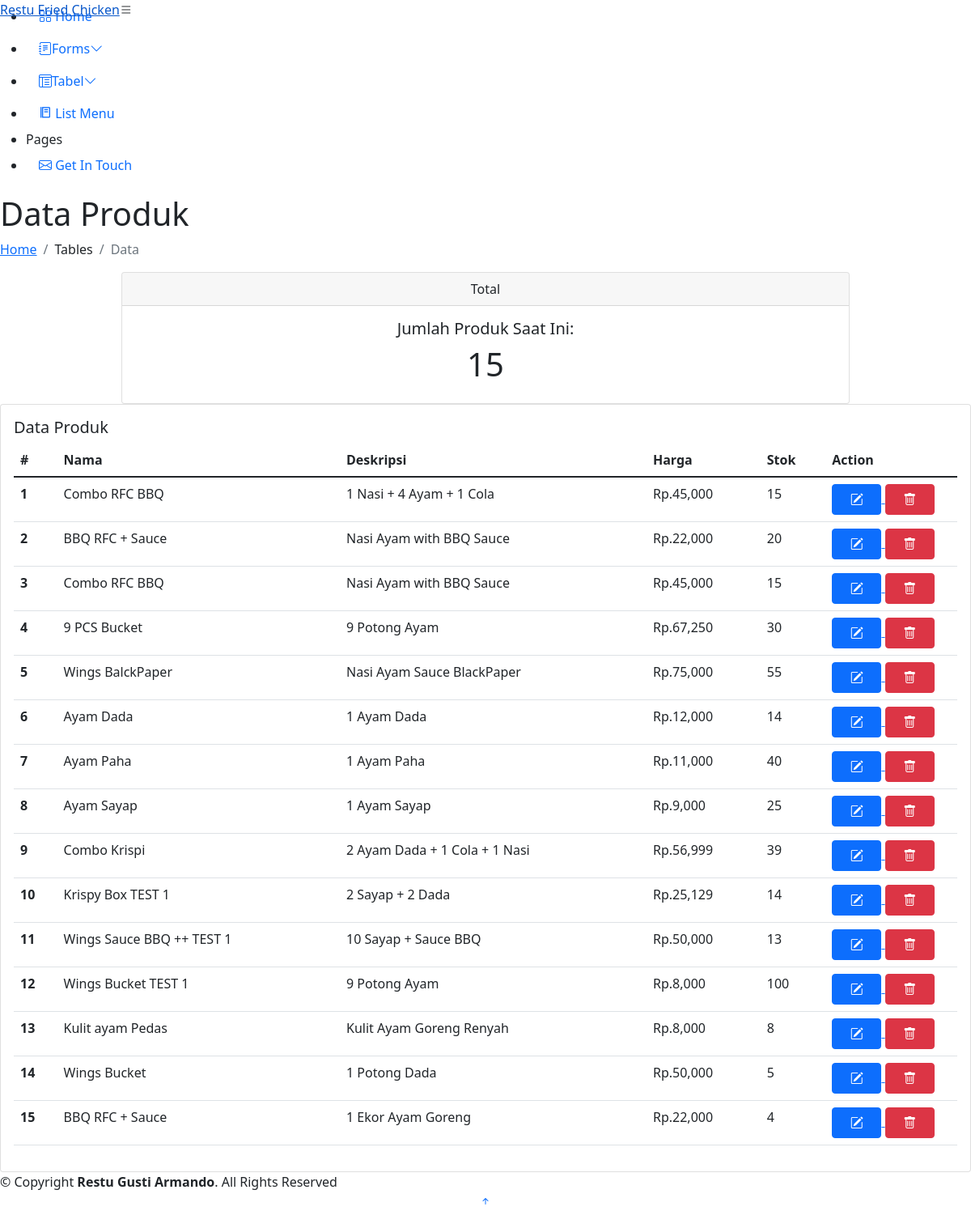
/tables-data.php, run on the app's committed database.
### tables this page shows
CREATE TABLE IF NOT EXISTS `produk` (
  `id` int(11) NOT NULL AUTO_INCREMENT,
  `nama` varchar(100) NOT NULL,
  `deskripsi` varchar(100) NOT NULL,
  `harga` int(12) NOT NULL,
  `stok` int(12) NOT NULL,
  `gambar` varchar(100) NOT NULL,
  PRIMARY KEY (`id`)
);

### tables-data.php (the view, shortened to what this page needs)
<?php
require 'function.php';
$produks = mysqli_query($koneksi,"SELECT * FROM produk");
$jumlah_pesanan = mysqli_num_rows($produks);
?>
<!DOCTYPE html>
<html lang="en">
<head>
  <link href="assets/vendor/bootstrap/css/bootstrap.min.css" rel="stylesheet">
  <link href="assets/vendor/bootstrap-icons/bootstrap-icons.css" rel="stylesheet">
  <link href="assets/vendor/boxicons/css/boxicons.min.css" rel="stylesheet">
  <link href="assets/vendor/quill/quill.snow.css" rel="stylesheet">
  <link href="assets/vendor/quill/quill.bubble.css" rel="stylesheet">
  <link href="assets/vendor/remixicon/remixicon.css" rel="stylesheet">
  <link href="assets/vendor/simple-datatables/style.css" rel="stylesheet">
  <link href="assets/css/style.css" rel="stylesheet">
</head>
<body>
  <header id="header" class="header fixed-top d-flex align-items-center">
    <div class="d-flex align-items-center justify-content-between">
      <a href="index.php" class="logo d-flex align-items-center">
        <span class="d-none d-lg-block">Restu Fried Chicken</span>
      </a>
      <i class="bi bi-list toggle-sidebar-btn"></i>
    </div>
  </header>
  <aside id="sidebar" class="sidebar">
    <ul class="sidebar-nav" id="sidebar-nav">
      <li class="nav-item">
        <a class="nav-link " href="index.php">
          <i class="bi bi-grid"></i>
          <span>Home</span>
        </a>
      </li>
      <li class="nav-item">
        <a class="nav-link collapsed" data-bs-target="#forms-nav" data-bs-toggle="collapse" href="#">
          <i class="bi bi-journal-text"></i><span>Forms</span><i class="bi bi-chevron-down ms-auto"></i>
        </a>
      </li>
      <li class="nav-item">
        <a class="nav-link collapsed" data-bs-target="#tables-nav" data-bs-toggle="collapse" href="#">
          <i class="bi bi-layout-text-window-reverse"></i><span>Tabel</span><i class="bi bi-chevron-down ms-auto"></i>
        </a>
      </li>
      <li class="nav-item">
        <a class="nav-link collapsed" href="menu.php">
        <i class='bx bx-food-menu'></i>
          <span>List Menu</span>
        </a>
      </li>
      <li class="nav-heading">Pages</li>
      <li class="nav-item">
        <a class="nav-link collapsed" href="pages-contact.php">
          <i class="bi bi-envelope"></i>
          <span>Get In Touch</span>
        </a>
      </li>
    </ul>
  </aside>
  <main id="main" class="main">
    <div class="pagetitle">
      <h1>Data Produk</h1>
      <nav>
        <ol class="breadcrumb">
          <li class="breadcrumb-item"><a href="index.php">Home</a></li>
          <li class="breadcrumb-item">Tables</li>
          <li class="breadcrumb-item active">Data</li>
        </ol>
      </nav>
    </div>
    <div class="card aligns-items-center justify-content-center w-75 mx-auto text-center">
            <div class="card-header">Total</div>
            <div class="card-body">
              <h5 class="card-title">Jumlah Produk Saat Ini:</h5>
              <h1><?= $jumlah_pesanan;  ?></h1>
            </div>
    </div>
    <section class="section">
      <div class="row">
        <div class="col-lg-12">
          <div class="card">
            <div class="card-body">
              <h5 class="card-title">Data Produk</h5>
              <table class="table datatable">
                <thead>
                  <tr>
                    <th scope="col">#</th>
                    <th scope="col">Nama</th>
                    <th scope="col">Deskripsi</th>
                    <th scope="col">Harga</th>
                    <th scope="col">Stok</th>
                    <th scope="col">Action</th>
                  </tr>
                </thead>
                <tbody>
                <?php
                  $ambildata = mysqli_query($koneksi,"SELECT * FROM produk");
                  $i = 1;
                  while ($produk = mysqli_fetch_array($ambildata)) {
                  $namaproduk = $produk['nama'];
                  $deskripsiproduk = $produk['deskripsi'];
                  $harga = $produk['harga'];
                  $stok = $produk['stok'];
                ?>
                  <tr>
                    <th scope="row"><?= $i++;  ?></th>
                    <td><?= $namaproduk;  ?></td>
                    <td><?= $deskripsiproduk;  ?></td>
                    <td>Rp.<?= number_format($harga);  ?></td>
                    <td><?= $stok;  ?></td>
                    <td>
                    <a href="update.php?id=<?php echo $produk ["id"]; ?>">
                    <button type="button" class="btn btn-primary col-md-5 text-center" name="update">
                      <i class="bi bi-pencil-square text-center"></i>
                    </button>
                    </a>
                    <a href="delete.php?id=<?php echo $produk ["id"]; ?>">
                    <button type="button" class="btn btn-danger col-md-5 text-center" name="hapus" onClick="javascript: return confirm('Please confirm deletion');">
                      <i class="bi bi-trash"></i>
                    </button>
                    </a>
                    </td>
                  </tr>
              <?php };  ?>
                </tbody>
              </table>
            </div>
          </div>
        </div>
      </div>
    </section>
  </main>
  <footer id="footer" class="footer">
    <div class="copyright">
      &copy; Copyright <strong><span>Restu Gusti Armando</span></strong>. All Rights Reserved
    </div>
  </footer>
  <a href="#" class="back-to-top d-flex align-items-center justify-content-center"><i class="bi bi-arrow-up-short"></i></a>
</body>
</html>

### data on the page
produk: nama "Combo RFC BBQ", deskripsi "1 Nasi + 4 Ayam + 1 Cola", harga "45,000", stok "15"
produk: nama "BBQ RFC + Sauce", deskripsi "Nasi Ayam with BBQ Sauce", harga "22,000", stok "20"
produk: nama "Combo RFC BBQ", deskripsi "Nasi Ayam with BBQ Sauce", harga "45,000", stok "15"
produk: nama "9 PCS Bucket", deskripsi "9 Potong Ayam", harga "67,250", stok "30"
produk: nama "Wings BalckPaper", deskripsi "Nasi Ayam Sauce BlackPaper", harga "75,000", stok "55"
produk: nama "Ayam Dada", deskripsi "1 Ayam Dada", harga "12,000", stok "14"
produk: nama "Ayam Paha", deskripsi "1 Ayam Paha", harga "11,000", stok "40"
produk: nama "Ayam Sayap", deskripsi "1 Ayam Sayap", harga "9,000", stok "25"
produk: nama "Combo Krispi", deskripsi "2 Ayam Dada + 1 Cola + 1 Nasi", harga "56,999", stok "39"
produk: nama "Krispy Box TEST 1", deskripsi "2 Sayap + 2 Dada", harga "25,129", stok "14"
produk: nama "Wings Sauce BBQ ++ TEST 1", deskripsi "10 Sayap + Sauce BBQ", harga "50,000", stok "13"
produk: nama "Wings Bucket TEST 1", deskripsi "9 Potong Ayam", harga "8,000", stok "100"
produk: nama "Kulit ayam Pedas", deskripsi "Kulit Ayam Goreng Renyah", harga "8,000", stok "8"
produk: nama "Wings Bucket", deskripsi "1 Potong Dada", harga "50,000", stok "5"
produk: nama "BBQ RFC + Sauce", deskripsi "1 Ekor Ayam Goreng", harga "22,000", stok "4"

### other printed values
$jumlah_pesanan "15"
